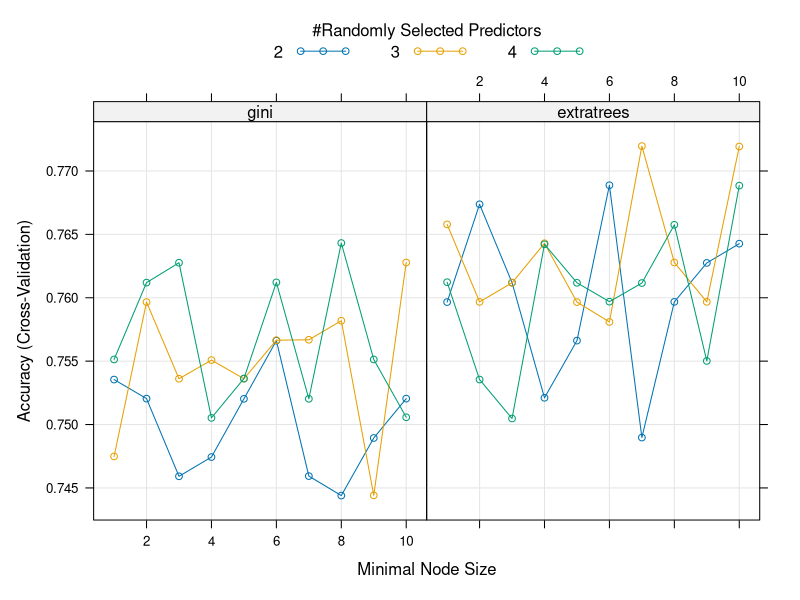
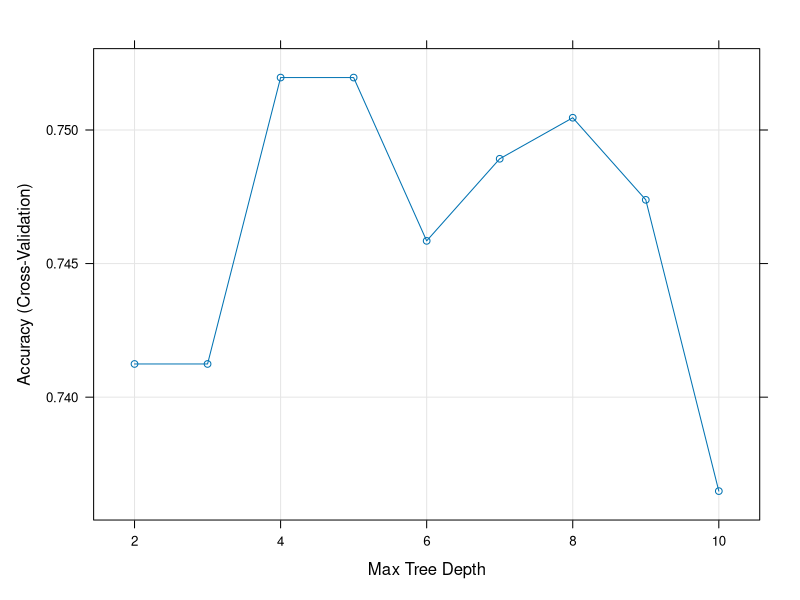
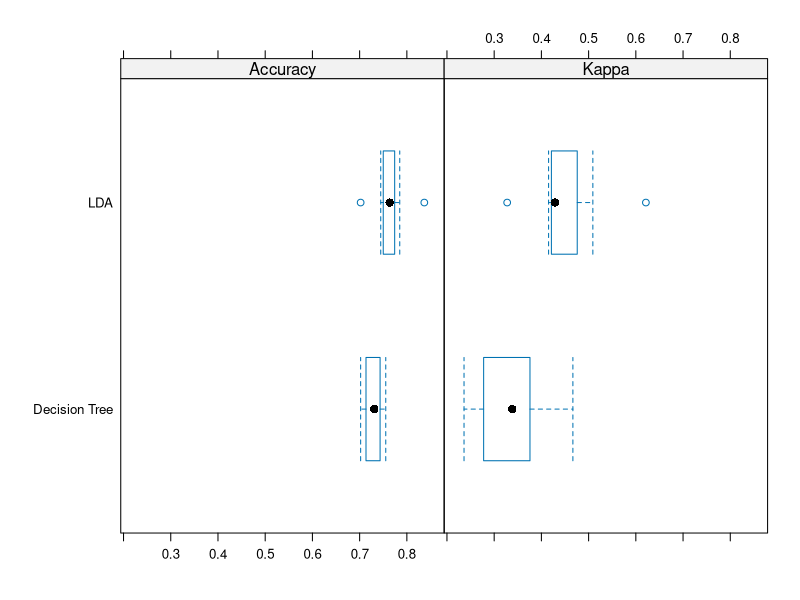

Source code (R) for these figures, in order:
## ---- chunk 1

library(mlbench)
library(tidyverse)
library(caret)

data(PimaIndiansDiabetes)
df <- tibble(PimaIndiansDiabetes)

# Set target variable
df <- df %>%
  rename(target = diabetes)

# Split data (85% training, 15% testing)
set.seed(123)

splitIndex <- createDataPartition(df$target, p = .85,
                                  list = FALSE)

df_train <- df[splitIndex, ]
df_test <- df[-splitIndex, ]

# 7-fold cross-validation
trControl <- trainControl(method = "cv",
                          number = 7)

## ---- chunk 2
# Check parameters
getModelInfo("ranger")$ranger$parameters

# Set tuning parameters
tuneGrid <- expand.grid(
  mtry = 2:4,
  splitrule = c("gini", "extratrees"),
  min.node.size = 1:10
)

# Train random forest
set.seed(123)

forest_ranger <- train(target ~ ., data = df_train,
                       method = "ranger",
                       trControl = trControl,
                       tuneGrid = tuneGrid)

# Plot tuning results
plot(forest_ranger)

# Show results
print(forest_ranger)

# Best parameters
forest_ranger$bestTune

# Test accuracy
pred <- predict(forest_ranger, df_test)

cm <- confusionMatrix(data = pred,
                      reference = df_test$target,
                      positive = "pos")

cm$overall[1]
## ---- chunk 3
# Set tuning parameters
tuneGrid2 <- expand.grid(maxdepth = 2:10)

# Train Decision Tree
set.seed(123)

tree <- train(target ~ ., data = df_train,
              method = "rpart2",
              trControl = trControl,
              tuneGrid = tuneGrid2)

# Plot tuning results
plot(tree)

# Show results
print(tree)

# Best parameter
tree$bestTune

# Test accuracy
pred2 <- predict(tree, df_test)

cm2 <- confusionMatrix(data = pred2,
                       reference = df_test$target,
                       positive = "pos")

cm2$overall[1]
## ---- chunk 4
# Train Decision Tree
set.seed(123)

tree3 <- train(target ~ ., data = df_train,
               method = "rpart2",
               trControl = trControl)

# Train Linear Discriminant Analysis
set.seed(123)

lda <- train(target ~ ., data = df_train,
             method = "lda",
             trControl = trControl)

# Compare models
results <- resamples(list("Decision Tree" = tree3,
                          "LDA" = lda))

# Plot comparison
bwplot(results)

# Show comparison
summary(results)

# Select the model with higher CV accuracy
accuracy_tree <- max(tree3$results$Accuracy)
accuracy_lda <- max(lda$results$Accuracy)

if (accuracy_tree >= accuracy_lda) {
  final_model <- tree3
  print("Decision Tree is the best model")
} else {
  final_model <- lda
  print("LDA is the best model")
}

# Test final model
pred3 <- predict(final_model, df_test)

cm3 <- confusionMatrix(data = pred3,
                       reference = df_test$target,
                       positive = "pos")

cm3$overall[1]
